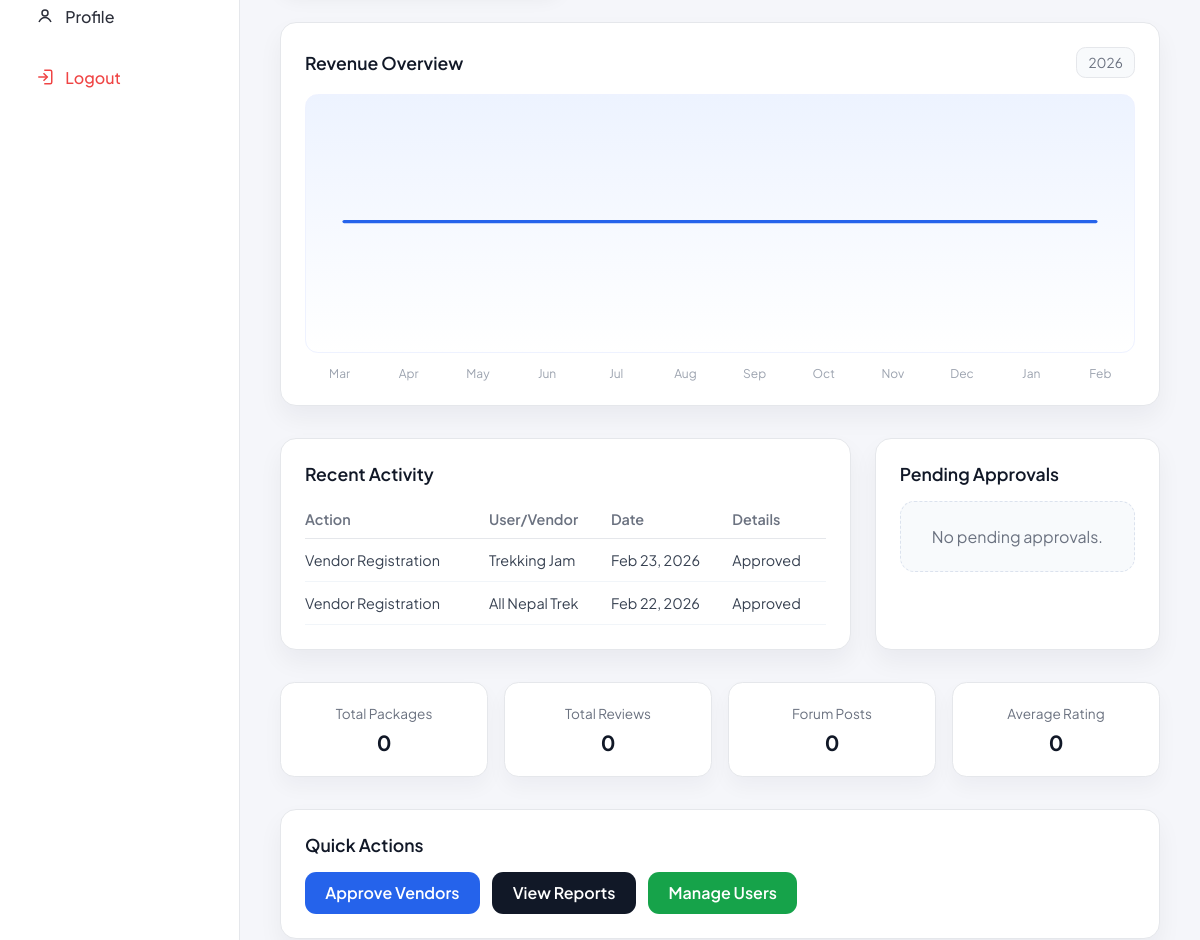
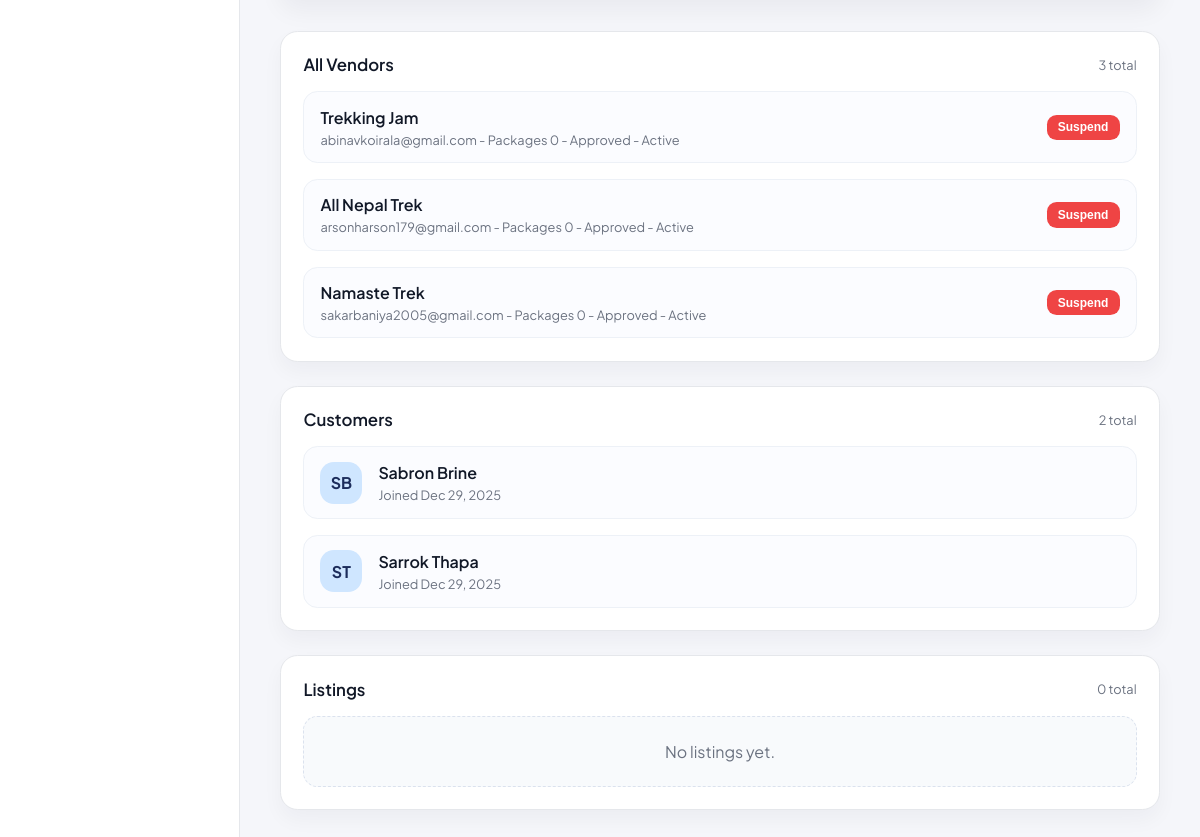
Before: /accounts/admin/dashboard/ (signed in, lower part) with the older database file (2 pictures, top to bottom).
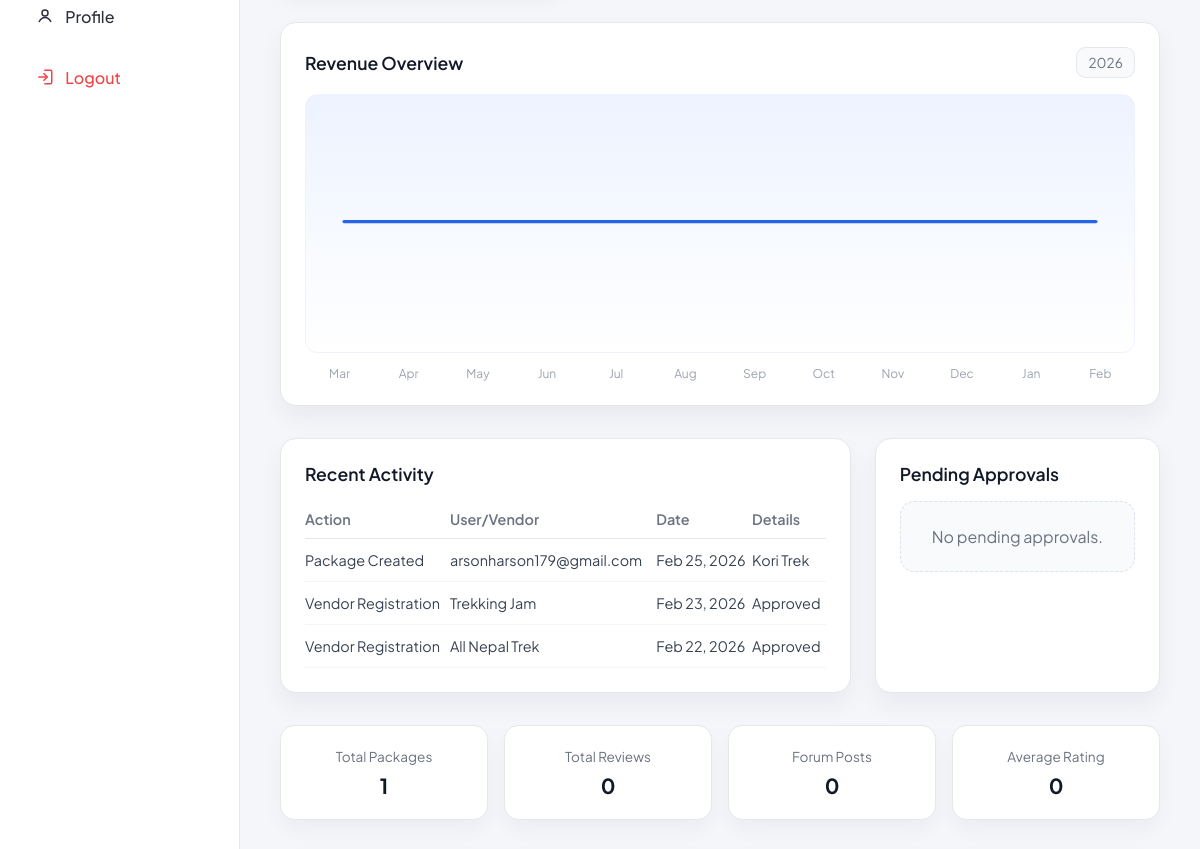
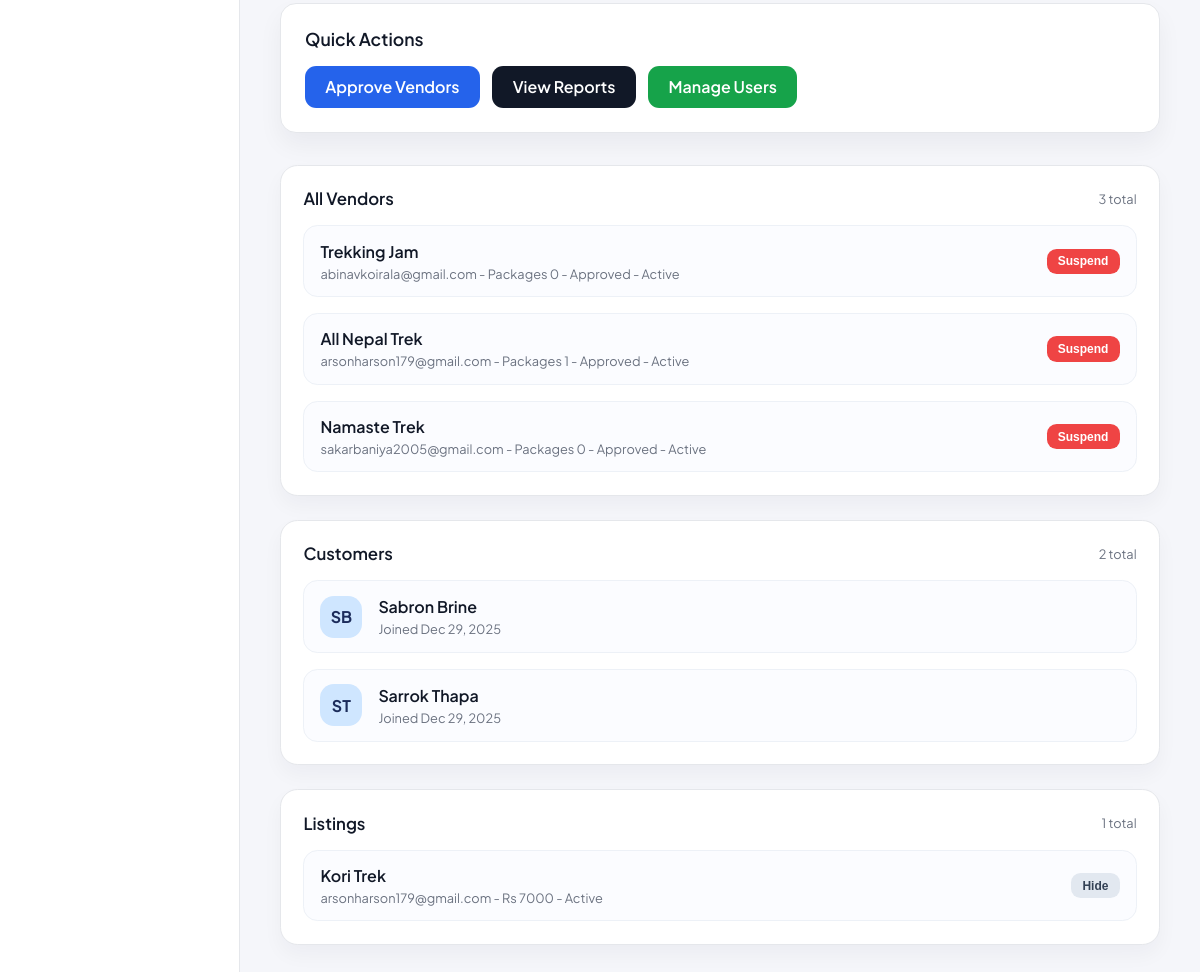
After: the same page with the newer database file (2 pictures, top to bottom).
### accounts/models.py (models this page shows, shortened)
class VendorProfile(models.Model):
    user = models.OneToOneField(User, on_delete=models.CASCADE, related_name='vendor_profile')
    business_name = models.CharField(max_length=255)
    owner_name = models.CharField(max_length=255)
    tagline = models.CharField(max_length=255, blank=True)
    website = models.URLField(blank=True)
    license_number = models.CharField(max_length=100, blank=True)
    business_address = models.TextField(blank=True)
    description = models.TextField(blank=True)
    bank_name = models.CharField(max_length=120, blank=True)
    account_number = models.CharField(max_length=120, blank=True)
    routing_number = models.CharField(max_length=120, blank=True)
    paypal_email = models.EmailField(blank=True)
    logo = models.ImageField(upload_to='vendor_logos/', blank=True, null=True)
    cover_image = models.FileField(upload_to='vendor_covers/', blank=True, null=True)
    business_license = models.FileField(upload_to='licenses/', blank=True, null=True)
    is_approved = models.BooleanField(default=False)
    created_at = models.DateTimeField(auto_now_add=True)

class User(AbstractUser):
    USER_TYPE_CHOICES = (
        ('vendor', 'Vendor'),
        ('traveler', 'Traveler'),
        ('admin', 'Admin'),
    )
    user_type = models.CharField(max_length=10, choices=USER_TYPE_CHOICES)
    phone = models.CharField(max_length=20, blank=True, null=True)
    is_verified = models.BooleanField(default=False)

### core/models.py (models this page shows, shortened)
class Package(models.Model):
    DIFFICULTY_CHOICES = (
        ('easy', 'Easy'),
        ('moderate', 'Moderate'),
        ('challenging', 'Challenging'),
        ('expedition', 'Expedition'),
    )
    vendor = models.ForeignKey(
        settings.AUTH_USER_MODEL,
        on_delete=models.CASCADE,
        related_name='vendor_packages',
    )
    title = models.CharField(max_length=200)
    location = models.CharField(max_length=120, blank=True)
    description = models.TextField(blank=True)
    itinerary = models.TextField(blank=True)
    inclusions = models.TextField(blank=True)
    exclusions = models.TextField(blank=True)
    duration_days = models.PositiveSmallIntegerField(blank=True, null=True)
    difficulty = models.CharField(max_length=20, choices=DIFFICULTY_CHOICES, blank=True)
    group_size = models.PositiveSmallIntegerField(blank=True, null=True)
    best_season = models.CharField(max_length=100, blank=True)
    image_url = models.URLField(blank=True)
    price = models.DecimalField(
        max_digits=10,
        decimal_places=2,
        validators=[MinValueValidator(0)],
    )
    is_active = models.BooleanField(default=True)
    views_count = models.PositiveIntegerField(default=0)
    created_at = models.DateTimeField(auto_now_add=True)

### accounts/views.py (the view, shortened to what this page needs)
# urls.py: path('admin/dashboard/', views.admin_dashboard, name='admin_dashboard'),
@admin_required
def admin_dashboard(request):
    admin_profile = _get_admin_profile(request.user)
    vendors = User.objects.filter(user_type='vendor').select_related('vendor_profile').annotate(
        package_count=Count('vendor_packages', distinct=True),
    ).order_by('-date_joined')
    pending_vendors = vendors.filter(vendor_profile__is_approved=False)
    travelers = User.objects.filter(user_type='traveler').order_by('-date_joined')
    packages = Package.objects.select_related('vendor').order_by('-created_at')
    bookings = Booking.objects.select_related('package', 'traveler').order_by('-created_at')
    reviews = Review.objects.select_related('traveler', 'package').order_by('-created_at')
    total_revenue = bookings.filter(status='confirmed').aggregate(
        total=Sum('total_price')
    )['total'] or 0
    total_bookings = bookings.count()
    active_vendors = vendors.filter(is_active=True, vendor_profile__is_approved=True).count()
    total_users = vendors.count() + travelers.count()
    total_reviews = reviews.count()
    avg_rating = reviews.aggregate(avg=Avg('rating'))['avg'] or 0
    today = timezone.now().date()
    month_labels = []
    month_values = []
    for offset in range(11, -1, -1):
        total_months = today.year * 12 + (today.month - 1) - offset
        year = total_months // 12
        month = total_months % 12 + 1
        start = date(year, month, 1)
        end = date(year, month, monthrange(year, month)[1])
        total = bookings.filter(
            status='confirmed',
            created_at__date__range=(start, end),
        ).aggregate(total=Sum('total_price'))['total'] or 0
        month_labels.append(start.strftime('%b'))
        month_values.append(float(total))
    width = 720
    height = 200
    pad_x = 20
    pad_y = 20
    step = (width - pad_x * 2) / max(len(month_values) - 1, 1)
    max_value = max(month_values) if month_values else 0
    min_value = min(month_values) if month_values else 0
    revenue_points = []
    for idx, value in enumerate(month_values):
        x = pad_x + idx * step
        if max_value == min_value:
            y = height / 2
        else:
            ratio = (value - min_value) / (max_value - min_value)
            y = height - pad_y - ratio * (height - pad_y * 2)
        revenue_points.append(f"{x:.0f},{y:.0f}")
    activity_items = []
    for vendor in vendors[:2]:
        vendor_profile = _get_vendor_profile(vendor)
        activity_items.append({
            'action': 'Vendor Registration',
            'actor': vendor_profile.business_name if vendor_profile else vendor.email,
            'date': vendor.date_joined,
            'details': 'Pending approval' if vendor_profile and not vendor_profile.is_approved else 'Approved',
        })
    for package in packages[:2]:
        activity_items.append({
            'action': 'Package Created',
            'actor': package.vendor.get_full_name() or package.vendor.email,
            'date': package.created_at,
            'details': package.title,
        })
    activity_items.sort(key=lambda item: item['date'], reverse=True)
    activity_items = activity_items[:6]
    stats = {
        'total_vendors': vendors.count(),
        'pending_vendors': pending_vendors.count(),
        'total_travelers': travelers.count(),
        'total_packages': packages.count(),
        'active_packages': packages.filter(is_active=True).count(),
        'total_users': total_users,
        'active_vendors': active_vendors,
        'total_bookings': total_bookings,
        'total_revenue': float(total_revenue),
        'total_reviews': total_reviews,
        'avg_rating': round(avg_rating or 0, 1),
        'forum_posts': 0,
    }
    return render(request, 'accounts/admin_dashboard.html', {
        'admin_profile': admin_profile,
        'vendors': vendors,
        'pending_vendors': pending_vendors,
        'travelers': travelers,
        'packages': packages,
        'stats': stats,
        'revenue_points': " ".join(revenue_points),
        'revenue_labels': month_labels,
        'activity_items': activity_items,
        'active_page': 'dashboard',
    })

### accounts/views.py (called while the page is built)
def _get_vendor_profile(user):
    try:
        return user.vendor_profile
    except VendorProfile.DoesNotExist:
        return None

def _get_admin_profile(user):
    try:
        return user.admin_profile
    except AdminProfile.DoesNotExist:
        return None

def admin_required(view_func):
    @wraps(view_func)
    def _wrapped(request, *args, **kwargs):
        if not request.user.is_authenticated:
            return redirect('admin_login')
        if getattr(request.user, 'user_type', '') != 'admin' or not request.user.is_staff:
            messages.error(request, 'Admin access only.')
            return redirect('home')
        return view_func(request, *args, **kwargs)
    return never_cache(_wrapped)

### accounts/templates/accounts/admin_dashboard.html (shortened to what the changed rows need)
{% load static %}
<!DOCTYPE html>
<html lang="en">
<head>
    <link rel="stylesheet" href="{% static 'css/vendor_dashboard.css' %}">
    <link rel="stylesheet" href="{% static 'css/admin_dashboard.css' %}">
</head>
<body class="admin-dashboard">
    <div class="dashboard-shell admin-shell">
        <main class="dashboard-main admin-main" id="dashboard">
            <section class="admin-card admin-chart-card">
                <div class="card-header">
                    <h2>Revenue Overview</h2>
                </div>
                <div class="chart-labels">
                    {% for label in revenue_labels %}
                        <span>{{ label }}</span>
                    {% endfor %}
                </div>
            </section>
            <section class="admin-panels">
                <div class="admin-card" id="recent-activity">
                    <div class="card-header">
                        <h2>Recent Activity</h2>
                    </div>
                    {% if activity_items %}
                        <table class="activity-table">
                            <thead>
                                <tr>
                                    <th>Action</th>
                                    <th>User/Vendor</th>
                                    <th>Date</th>
                                    <th>Details</th>
                                </tr>
                            </thead>
                            <tbody>
                                {% for item in activity_items %}
                                    <tr>
                                        <td>{{ item.action }}</td>
                                        <td>{{ item.actor }}</td>
                                        <td>{{ item.date|date:"M d, Y" }}</td>
                                        <td>{{ item.details }}</td>
                                    </tr>
                                {% endfor %}
                            </tbody>
                        </table>
                    {% else %}
                        <div class="empty-state">No recent activity yet.</div>
                    {% endif %}
                </div>
                <div class="admin-card" id="pending-approvals">
                    <div class="card-header">
                        <h2>Pending Approvals</h2>
                    </div>
                </div>
            </section>
            <section class="admin-mini-grid">
                <div class="mini-card">
                    <span>Total Packages</span>
                    <strong>{{ stats.total_packages }}</strong>
                </div>
            </section>
            <section class="admin-card admin-actions" id="quick-actions">
                <div class="card-header">
                    <h2>Quick Actions</h2>
                </div>
            </section>
            <section class="admin-lists">
                <div class="card list-card" id="vendors">
                    <div class="package-list">
                        {% if vendors %}
                            {% for vendor in vendors %}
                                <div class="package-item">
                                    <div>
                                        <div class="package-name">{{ vendor.vendor_profile.business_name|default:vendor.email }}</div>
                                        <div class="package-meta">
                                            {{ vendor.email }} - Packages {{ vendor.package_count }} -
                                            {% if vendor.vendor_profile.is_approved %}Approved{% else %}Pending{% endif %} -
                                            {% if vendor.is_active %}Active{% else %}Suspended{% endif %}
                                        </div>
                                    </div>
                                    <div class="package-actions">
                                        {% if vendor.is_active %}
                                            <form method="POST" action="{% url 'admin_vendor_action' vendor.id %}">
                                                <button class="btn small danger" type="submit">Suspend</button>
                                            </form>
                                        {% else %}
                                            <form method="POST" action="{% url 'admin_vendor_action' vendor.id %}">
                                                {% csrf_token %}
                                                <input type="hidden" name="action" value="activate">
                                                <button class="btn small success" type="submit">Activate</button>
                                            </form>
                                        {% endif %}
                                    </div>
                                </div>
                            {% endfor %}
                        {% else %}
                            <div class="empty-state">No vendors yet.</div>
                        {% endif %}
                    </div>
                </div>
                <div class="card list-card" id="users">
                    <div class="booking-list">
                        {% if travelers %}
                            {% for traveler in travelers %}
                                <div class="booking-item">
                                    <div class="booking-avatar">
                                        {{ traveler.first_name|default:"T"|slice:":1" }}{{ traveler.last_name|default:""|slice:":1" }}
                                    </div>
                                    <div class="booking-info">
                                        <div class="booking-name">{{ traveler.get_full_name|default:traveler.email }}</div>
                                        <div class="booking-meta">Joined {{ traveler.date_joined|date:"M d, Y" }}</div>
                                    </div>
                                </div>
                            {% endfor %}
                        {% else %}
                            <div class="empty-state">No customers yet.</div>
                        {% endif %}
                    </div>
                </div>
                <div class="card list-card" id="packages">
                    <div class="card-header">
                        <h3>Listings</h3>
                        <span class="card-meta">{{ packages|length }} total</span>
                    </div>
                    <div class="package-list">
                        {% if packages %}
                            {% for package in packages %}
                                <div class="package-item">
                                    <div>
                                        <div class="package-name">{{ package.title }}</div>
                                        <div class="package-meta">
                                            {{ package.vendor.get_full_name|default:package.vendor.email }} -
                                            Rs {{ package.price|floatformat:0 }} -
                                            {% if package.is_active %}Active{% else %}Hidden{% endif %}
                                        </div>
                                    </div>
                                    <div class="package-actions">
                                        <form method="POST" action="{% url 'admin_package_toggle' package.id %}">
                                            <button class="btn small secondary" type="submit">
                                                {% if package.is_active %}Hide{% else %}Activate{% endif %}
                                            </button>
                                        </form>
                                    </div>
                                </div>
                            {% endfor %}
                        {% else %}
                            <div class="empty-state">No listings yet.</div>
                        {% endif %}
                    </div>
                </div>
            </section>
        </main>
    </div>
</body>
</html>

Changed rows visible on the page:
changed User "All Nepal Trek": package_count "0" → "1"
added Package: date "Feb 25, 2026", details "Kori Trek", title "Kori Trek", vendor.get_full_name "arsonharson179@gmail.com", price "7000", is_active "Active"
Other visible differences:
{{ stats.total_packages }}: "0" → "1"
{{ packages|length }}: "0" → "1"
new list line: "Package Created"
new list line: "arsonharson179@gmail.com"
text no longer shown: "No listings yet."
